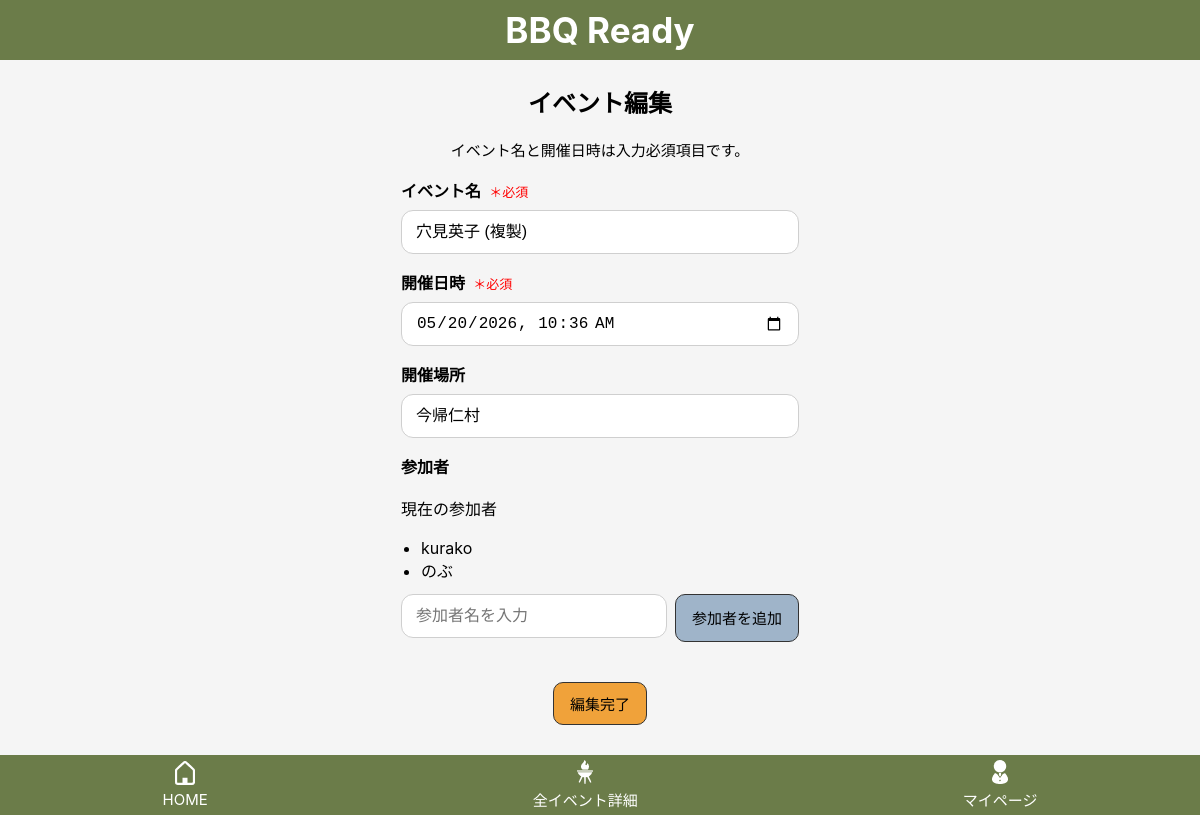
Screenshot of /events/156/edit/ (signed in) with the database file from the repository.
### bbq_app/models.py (models this page shows, shortened)
class Event(models.Model):
    user = models.ForeignKey(settings.AUTH_USER_MODEL, on_delete=models.CASCADE, related_name="events")
    name = models.CharField("イベント名", max_length=30)
    held_at = models.DateTimeField("開催日時", null=True, blank=True)
    location = models.CharField("開催場所", max_length=50, blank=True)
    created_at = models.DateTimeField("作成日時", auto_now_add=True)
    updated_at = models.DateTimeField("更新日時", auto_now=True)

class Participant(models.Model):
    event = models.ForeignKey(Event, on_delete=models.CASCADE, related_name="participants")
    user = models.ForeignKey(
        settings.AUTH_USER_MODEL,
        null=True,
        blank=True,
        on_delete=models.SET_NULL,
        related_name="participant"
    )
    name = models.CharField("表示名", max_length=30)
    created_at = models.DateTimeField("作成日時", auto_now_add=True)
    updated_at = models.DateTimeField("更新日時", auto_now=True)

### bbq_app/views.py (the view)
# urls.py: path("events/<int:event_id>/edit/", views.event_edit, name="event_edit"),
@login_required
def event_edit(request, event_id):
    event = get_object_or_404(Event, id=event_id, user=request.user)
    if request.method == "POST":
        form = EventForm(request.POST, instance=event)
        if form.is_valid():
            form_changed = form.has_changed()
            form.save()
            participant_errors, added_count = add_participants_from_list(request, event)
            current_participants = event.participants.exclude(user=event.user).order_by("id")
            existing_participants = list(
                current_participants.values_list("name", flat=True)
            )
            if participant_errors:
                return render(
                    request,
                    "bbq_app/event_form.html",
                    {
                        "form": form,
                        "event": event,
                        "current_participants": current_participants,
                        "existing_participants_json": json.dumps(existing_participants, ensure_ascii=False),
                        "participant_errors": participant_errors,
                    }
                )
            if form_changed and added_count > 0:
                messages.success(request, "イベントを更新し、参加者を追加しました。")
            elif form_changed:
                messages.success(request, "イベントを更新しました。")
            elif added_count > 0:
                messages.success(request, "参加者を追加しました。")
            return redirect("item_edit", event_id=event.id)
    else:
        form = EventForm(instance=event)
    current_participants = event.participants.exclude(user=event.user).order_by("id")
    existing_participants = list(
        current_participants.values_list("name", flat=True)
    )
    return render(
        request,
        "bbq_app/event_form.html",
        {
            "form": form,
            "event": event,
            "current_participants": current_participants,
            "existing_participants_json": json.dumps(existing_participants, ensure_ascii=False),
        }
    )

### bbq_app/forms.py (shortened to what this page needs)
class EventForm(forms.ModelForm):
    name = forms.CharField(
        label="イベント名",
        required=True,
        error_messages={
            "required": "イベント名を入力してください。"
        }
    )
    held_at = forms.DateTimeField(
        required=True,
        error_messages={
            "required": "開催日時を入力してください。"
        },
        widget=forms.DateTimeInput(
            attrs={"type": "datetime-local"},
            format="%Y-%m-%dT%H:%M"
        )
    )
    class Meta:
        model = Event
        fields = ("name", "held_at", "location")
    def __init__(self, *args, **kwargs):
        super().__init__(*args, **kwargs)
        self.fields["held_at"].input_formats = ["%Y-%m-%dT%H:%M"]

### bbq_app/templates/bbq_app/event_form.html (shortened to what this page needs)
{% extends "bbq_app/base.html" %}
{% block content %}
<h2 class="form-title">
    {% if event %}イベント編集{% else %}新規イベント登録{% endif %}
</h2>
<form method="post" novalidate>
    <p class="required-note">
        イベント名と開催日時は入力必須項目です。
    </p>
    <div class="form-group">
        <label for="{{ form.name.id_for_label }}">
            <strong>イベント名</strong>
            <span class="required">＊必須</span>
        </label>
        {{ form.name }}
    </div>
    <div class="form-group">
        <label for="{{ form.held_at.id_for_label }}">
            <strong>開催日時</strong>
            <span class="required">＊必須</span>
        </label>
        {{ form.held_at }}
    </div>
    <div class="form-group">
        <label for="{{ form.location.id_for_label }}">
            <strong>開催場所</strong>
        </label>
        {{ form.location }}
    </div>
    <p><strong>参加者</strong></p>
    {% if event %}
        <p>現在の参加者</p>
        <ul class="current-participants-list">
            {% for participant in current_participants %}
                <li>{{ participant.name }}</li>
            {% empty %}
                <li>参加者はまだいません</li>
            {% endfor %}
        </ul>
    {% endif %}
    <div class="participant-add-box">
        <input type="text" id="participantInput" placeholder="参加者名を入力">
        <button type="button" class="btn btn-secondary" onclick="addParticipant()">参加者を追加</button>
    </div>
    <div class="form-submit">
        <button type="submit" class="btn btn-primary js-disable-btn">
            {% if event %}編集完了{% else %}イベント登録{% endif %}
        </button>
    </div>
</form>
{% endblock %}
{% block footer %}
    {% include "bbq_app/partials/footer_nav.html" %}
{% endblock %}

### bbq_app/static/bbq_app/css/style.css (style rules this page uses)
body { margin: 0; background: #f5f5f5; font-family: -apple-system, BlinkMacSystemFont, "Helvetica Neue", sans-serif; }
.main-content form p { margin-bottom: 18px; }
.main-content form label { display: block; width: auto; font-weight: 500; margin-bottom: 8px; }
.main-content form input, .main-content form textarea, .main-content form select { width: 100%; max-width: 100%; box-sizing: border-box; }
.main-content input, .main-content select, .main-content textarea { height: 44px; padding: 10px 12px; font-size: 16px; box-sizing: border-box; }
.main-content input[type="text"], .main-content input[type="datetime-local"] { width: 100%; min-height: 44px; height: 44px; padding: 0 14px; font-size: 16px; border-radius: 12px; border: 1px solid #cfcfcf; box-sizing: border-box; background: white; appearance: none; -webkit-appearance: none; line-height: 44px; }
.btn { display: inline-block; padding: 10px 16px; border-radius: 10px; border: 1px solid #333; font-size: 15px; cursor: pointer; text-align: center; }
.btn-primary { background:#f0a23a; color:black; }
.btn-secondary { background:#9fb4c9; color:black; }
.form-submit .btn { text-align: center; margin-top: 20px; }
.participant-add-box { display: flex; gap: 8px; margin-bottom: 8px; align-items: stretch; }
.participant-add-box input { flex: 1; min-height: 48px; }
.participant-add-box button { min-height: 48px; padding: 0 16px; }
.current-participants-list { margin-bottom: 12px; padding-left: 20px; }
.main-content input[type="text"], .main-content input[type="datetime-local"], .main-content input[type="date"], .main-content input[type="time"], .main-content input[type="datetime-local"], .main-content textarea, .main-content select { padding: 12px 14px; font-size: 16px; border-radius: 12px; border: 1px solid #cfcfcf; box-sizing: border-box; min-height: 44px; background: white; }
.form-submit { display: flex; justify-content: center; margin-top: 20px; }
.form-group { margin-bottom: 16px; }
.required { color: red; font-size: 13px; margin-left: 4px; }
.required-note { text-align: center; color: black; font-size: 15px; margin-bottom: 12px; }
.form-title { margin-top: 76px; display: flex; justify-content: center; }

### rows the page displays
Event: name "穴見英子 (複製)", held_at "05/20/2026 10:36", location "今帰仁村"
Participant: name "kurako"
Participant: name "のぶ"
